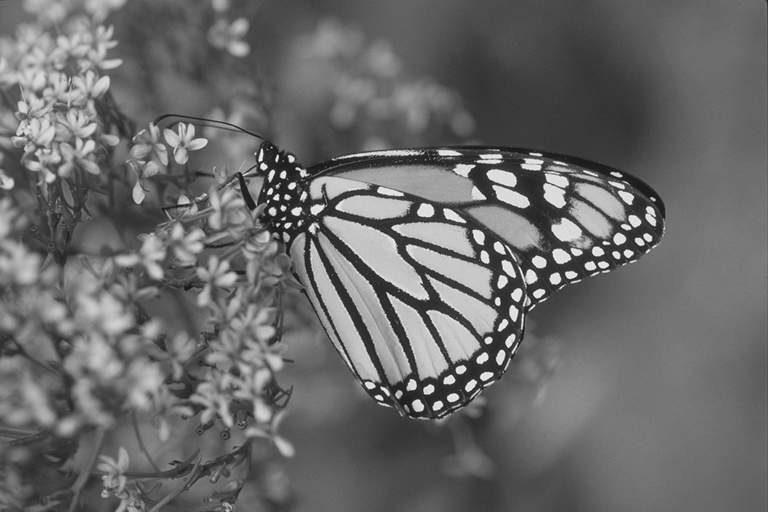
#> input picture imageTreatment/butterfly_gray.png, 768 x 512 px
$ python edges.py
#> lines starting #> are read from the running program, lines starting #| are printed output that depends on the picture
import numpy as np
import matplotlib.pyplot as plt
import cv2
img = cv2.imread("butterfly_gray.png")
#> img is the input picture: shape (512, 768, 3); min 17, max 244, mean 105.5

'''Cette fonction renvoie une nouvelle image dans laquelle chaque pixel (x,y) équivaut à la valeur la plus **faible** parmi les pixels voisins.
Le voisinage considéré pourra être un carré allant de (x-half_size, y-half_size) à (x+half_size, y+half_size),
c'est-à-dire un carré centré en (x-y) de taille size=(2\*half_size)+1.
On considèrera que les 3 canaux sont identiques (image en niveau de gris sur 3 canaux).'''
def erosion(img, half_size=2):
    new_img = np.zeros(img.shape, dtype = 'int16')

    for i in range(half_size, img.shape[0]-half_size):
        for j in range(half_size, img.shape[1]-half_size):
            minr = img[i, j,0]
            for l in range (-half_size, half_size+1):
                    for t in range (-half_size, half_size+1):
                        if img[i+l, j+t,0] < minr:
                            minr = img[i+l, j+t,0]
            new_img[i, j,0] = minr
            new_img[i, j,1] = minr
            new_img[i, j,2] = minr
    return new_img

'''Cette fonction, à l'instar de la fonction erosion, renvoie une nouvelle image dans laquelle chaque pixel (x,y) équivaut à la valeur la plus **élevée** parmi les pixels voisins.
On considèrera à nouveau que les 3 canaux sont identiques (image en niveau de gris sur 3 canaux).'''
def dilation(img, half_size=2):
#> called with half_size = 2
    new_img = np.zeros(img.shape, dtype = 'int16')

    for i in range(half_size, img.shape[0]-half_size):
        for j in range(half_size, img.shape[1]-half_size):
            minr = img[i, j,0]
            for l in range (-half_size, half_size+1):
                    for t in range (-half_size, half_size+1):
                        if img[i+l, j+t,0] > minr:
                            minr = img[i+l, j+t,0]
            new_img[i, j,0] = minr
            new_img[i, j,1] = minr
            new_img[i, j,2] = minr
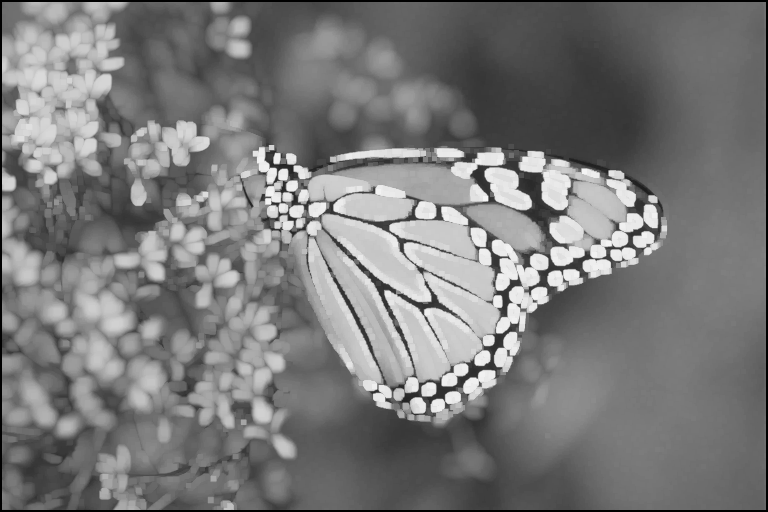
#> new_img: shape (512, 768, 3) int16; min 0, max 244, mean 121.9
    return new_img

img_dilatee = dilation(img, 2)
img_erodee = erosion(img, 2)
#> after the loop in erosion, `for i in range(half_size, img.shape[0]-half_size):`:
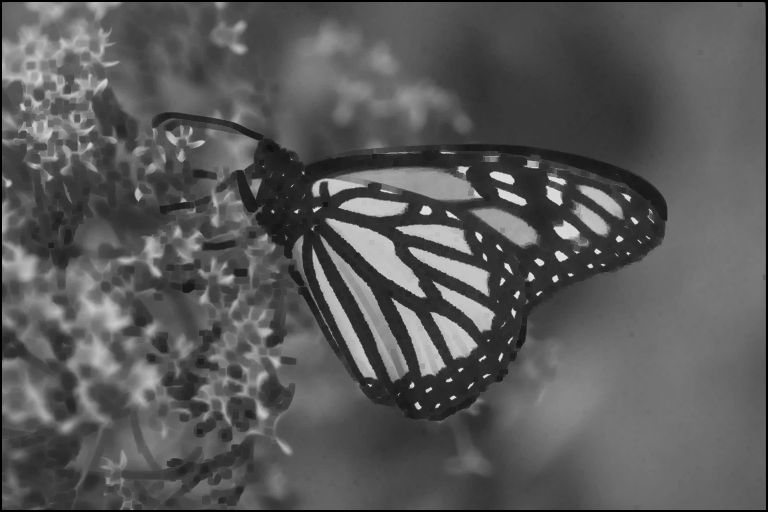
#> new_img: shape (512, 768, 3) int16; min 0, max 222, mean 88.6

def getEdgesV1():
    contours = img_dilatee - img_erodee
    plt.imshow(contours)

'''(more precise)'''
def getEdgesV2():
    contours = img.astype(np.int16)
    contours *= 2
    contours -= img_dilatee
    contours -= img_erodee
    plt.imshow(np.clip(contours, a_min=0, a_max=255))

'''(too precise)'''
def getEdgesV3():
    contours = img.astype(np.int16)
    contours *= 2
    contours -= erosion(dilation(img))
    contours -= dilation(erosion(img))
    plt.imshow(np.clip(contours, a_min=0, a_max=255))
